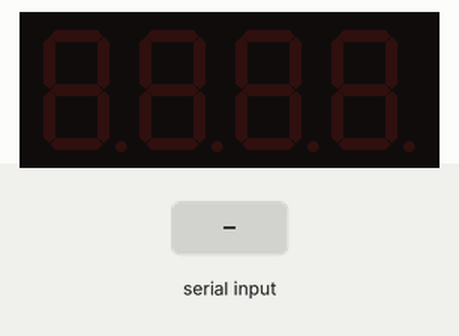
This sketch was run on a simulated Arduino Uno, built with avr-gcc and run on an emulated ATmega328P. Parts: 4-digit seven-segment display. The test bench sets the inputs (shaded band).

Above: at 1.2 s.
1.3 s: "1" received over Serial
At 3.1 s:
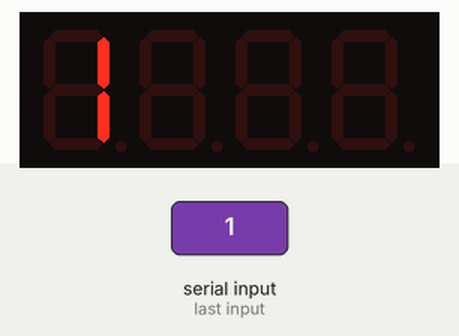
3.8 s: "0" received over Serial
At 6.0 s:
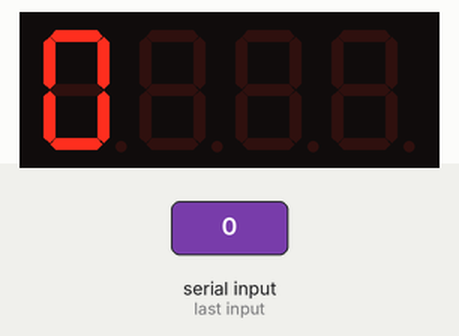
6.3 s: "2" received over Serial
At 8.1 s:
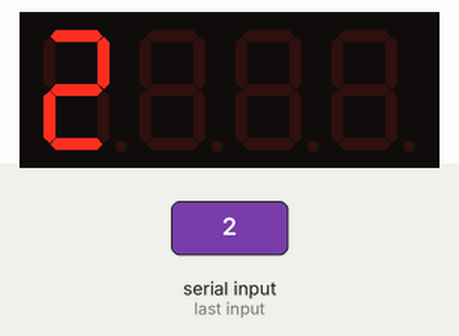
Timing chart, 0 to 9.6 s (numbered marks = the images above; inputs shaded):
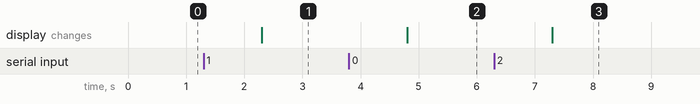

The sketch:

proyector_monitor.ino
```cpp
# include <SevenSeg.h> // incluimos la librería para nuestro display

String datos;  // en esta variable se almacenan los numero a mostrar o letras.

SevenSeg disp(2,3,4,5,6,7,8); //declaramos nuestro display y definimos sus pines
//            A,B,C,D,E,F,G

 const int numOfDigits =4; // definimos el numero de dígitos de nuestro display

 int digitPins [numOfDigits]={13,12,11,10}; // los pines para cada Digito
//                            D1,D2,D3,D4

void setup(){
 Serial.begin(9600);  //configuramos nuestro puerto serie
 disp.setDigitPins (numOfDigits ,digitPins); //Configuramos el display
}
 void loop () {
while(Serial.available() != 0){
datos = Serial.readString();   //si hay datos en el puerto se leen y almacenan el la variable
}
disp.write(datos);  // mostramos los números o letras en el display
}
```

Measured:
- after the input at 1.3 s, the display: changes after 1.0 s (image 1)
- after the input at 3.8 s, the display: changes after 1.0 s (image 2)
- after the input at 6.3 s, the display: changes after 1.0 s (image 3)
